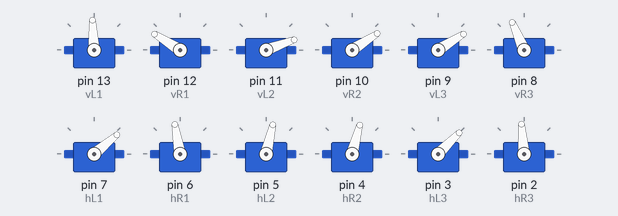
Bench run of a sketch on a simulated Arduino Uno, built with avr-gcc and run on an emulated ATmega328P. On the bench: 12 × servo.

Above: at 0.15 s.
At 5.0 s:
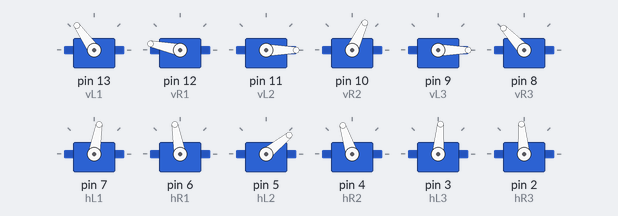
At 9.84 s:
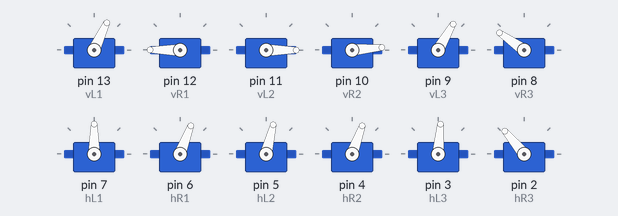
At 19.83 s:
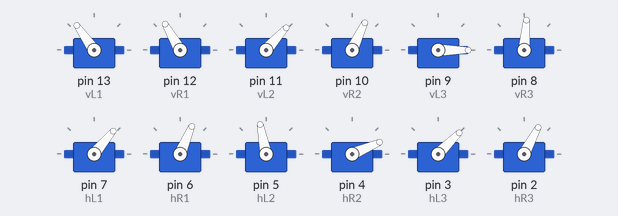
At 29.83 s:
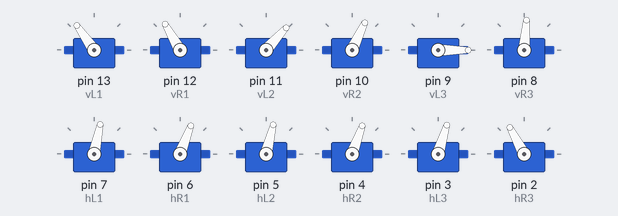
At 39.82 s:
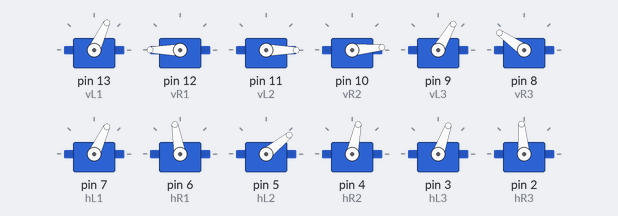
Timing chart, 0 to 40.0 s (numbered marks = the images above):
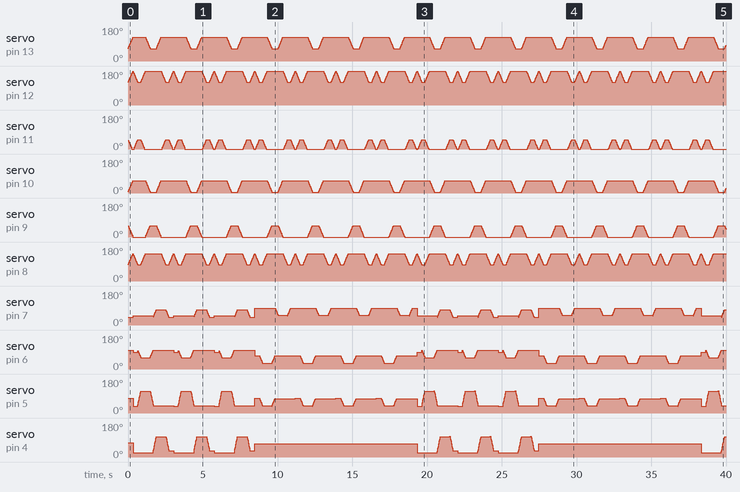

The sketch:

spider_walk.ino
```cpp
/*
 * spider_walk.ino
 *
 *  Created on: July 30, 2016
 *      Author: cyborg159
 *
 * Do NOT use this code for: commercial purposes, mass application.
 */

#include "Arduino.h"
#include "Servo.h"

Servo //vertical
	  vL1, vR1,
      vL2, vR2,
      vL3, vR3,

	  //horizontal
      hL1, hR1,
      hL2, hR2,
      hL3, hR3;

//initialization positions of each servo
short posvL1 = 65,  //up '-', down '+'
	  posvR1 = 120, //up '-', down '+'
	  posvL2 = 48,  //up '+', down '-'
	  posvR2 = 5,   //up '-', down '+'
	  posvL3 = 60,	//up '+', down '-'
	  posvR3 = 85,	//up '-', down '+'

	  poshL1 = 40,	//forward '+', backward '-'
	  poshR1 = 100,	//forward '-', backward '+'
	  poshL2 = 77,	//forward '+', backward '-'
	  poshR2 = 75,	//forward '+', backward '-'
	  poshL3 = 45,	//forward '+', backward '-'
	  poshR3 = 95;	//forward '-', backward '+'

const byte time = 5, //delay in ms
		   angleH= 40, //value of turning horizontal servos
		   angleV = 60; //value of turning vertical servos

void BodyUp(){
  for(int i = 0; i < angleV; i++){
    vL1.write(++posvL1);
    vL2.write(--posvL2);
    vL3.write(--posvL3);
    vR1.write(++posvR1);
    vR2.write(++posvR2);
    vR3.write(++posvR3);
    delay (time);
  }
}

void BodyDown(){
  for(int i = 0; i < angleV; i++){
    vL1.write(--posvL1);
    vL2.write(++posvL2);
    vL3.write(++posvL3);
    vR1.write(--posvR1);
    vR2.write(--posvR2);
    vR3.write(--posvR3);
    delay(time);
  }
}

void LegsUpL(){
  for(int i = 0; i < angleV; i++){
    vL1.write(--posvL1);
    vR2.write(--posvR2);
    vL3.write(++posvL3);
    delay(time);
  }
}

void LegsDownL(){
  for(int i = 0; i < angleV; i++){
    vL1.write(++posvL1);
    vR2.write(++posvR2);
    vL3.write(--posvL3);
    delay (time);
  }
}

void LegsUpR(){
  for(int i = 0; i < angleV; i++){
    vR1.write(--posvR1);
    vL2.write(++posvL2);
    vR3.write(--posvR3);
    delay(time);
  }
}

void LegsDownR(){
  for(int i = 0; i < angleV; i++){
    vR1.write(++posvR1);
    vL2.write(--posvL2);
    vR3.write(++posvR3);
    delay (time);
  }
}

void LegsForwR(){
 for(int i = 0; i < angleH; i++){
    hR1.write(--poshR1);
    hR3.write(--poshR3);
    hL2.write(37+2*i);
    delay(time);
 }
}

void LegsBackR(){
  for(int i = 0; i < angleH; i++){
    hR1.write(++poshR1);
    hR3.write(++poshR3);
    hL2.write(117-2*i);
    delay(time);
  }
}

void LegsForwL(){
 for(int i = 0; i < angleH; i++){
    hL1.write(++poshL1);
    hL3.write(++poshL3);
    hR2.write(30+2*i);
    delay(time);
 }
}

void LegsBackL(){
  for(int i = 0; i < angleH; i++){
    hL1.write(--poshL1);
    hL3.write(--poshL3);
    hR2.write(110-2*i);
    delay(time);
  }
}

//set each servo to it's initialization position
void init_nor(){
  vL1.write(posvL1);
  vR1.write(posvR1);
  vL2.write(posvL2);
  vR2.write(posvR2);
  vL3.write(posvL3);
  vR3.write(posvR3);

  hL1.write(poshL1);
  hR1.write(poshR1);
  hL2.write(poshL2);
  hR2.write(poshR2);
  hL3.write(poshL3);
  hR3.write(poshR3);
}

//set each horizontal servo to position for moving body forward
void init_stepF(){
    hL1.write(50);
    hR1.write(90);
    hL2.write(37);
    hR2.write(23);
    hL3.write(45);
    hR3.write(90);
}

//set each horizontal servo to position for turning body to left
void init_turnL(){
    hL1.write(90);
    hR1.write(70);
    hL2.write(77);
    hR2.write(70);
    hL3.write(85);
    hR3.write(130);
}

//set each horizontal servo to position for turning body to right
void init_turnR(){
    hL1.write(70);
    hR1.write(50);
    hL2.write(77);
    hR2.write(70);
    hL3.write(5);
    hR3.write(55);
}

//one step forward
void stepF(){
  init_stepF();
  LegsUpR();
  LegsForwR();
  LegsDownR();
  LegsUpL();
  LegsBackR();
  LegsForwL();
  LegsDownL();
  LegsUpR();
  LegsBackL();
  LegsDownR();
}

//turn body to left
void turnL(){
  init_turnL();

  LegsUpR();

  //turn right legs forward and left leg backward
  for(int i = 0; i < angleH; i++){
    hR1.write(70-i);
    hR3.write(130-i);
    hL2.write(77-i);
    delay(time);
  }

  LegsDownR();
  LegsUpL();

  //turn right legs backward and left leg forward
  for(int i = 0; i < angleH; i++){
    hR1.write(30+i);
    hR3.write(90+i);
    hL2.write(37+i);
    delay(time);
  }

  //turn left legs backward and right leg forward
  for(int i = 0; i < angleH; i++){
    hL1.write(90-i);
    hL3.write(85-i);
    hR3.write(130-i);
    delay(time);
  }

  LegsDownL();
  LegsUpR();

  //turn left legs forward and right leg backward
  for(int i = 0; i < angleH; i++){
    hL1.write(50+i);
    hL3.write(45+i);
    hR3.write(90+i);
    delay(time);
  }

  LegsDownR();
}

//turn body to right
 void turnR(){
  init_turnR();

  LegsUpL();

  //turn left legs forward and right leg backward
  for(int i = 0; i < angleH; i++){
    hL1.write(70+i);
    hL3.write(5+i);
    hR2.write(70-i);
    delay(time);
  }

  LegsDownL();
  LegsUpR();

  //turn left legs backward and right leg forward
  for(int i = 0; i < angleH; i++){
    hL1.write(110-i);
    hL3.write(45-i);
    hR2.write(30+i);
    delay(time);
  }

  //turn right legs backward and left leg forward
  for(int i = 0; i < angleH; i++){
    hR1.write(50+i);
    hR3.write(55+i);
    hL2.write(77+i);
    delay(time);
  }

  LegsDownR();
  LegsUpL();

  //turn right legs forward and left leg backward
  for(int i = 0; i < angleH; i++){
    hR1.write(90-i);
    hR3.write(95-i);
    hL2.write(117-i);
    delay(time);
  }

  LegsDownL();
}

//The setup function is called once at startup of the sketch
void setup() {

    vL1.attach(13);
    vR1.attach(12);
    vL2.attach(11);
    vR2.attach(10);
    vL3.attach(9);
    vR3.attach(8);

    hL1.attach(7);
    hR1.attach(6);
    hL2.attach(5);
    hR2.attach(4);
    hL3.attach(3);
    hR3.attach(2);

    init_nor();
}

// The loop function is called in an endless loop
void loop() {
  //walking in the square

  BodyUp();

  for(int i = 0; i < 4; i++){
	  init_stepF();
	  for(int j = 0; j < 3; j++){
		  stepF();
	  }
	  init_turnL();
	  for(int j = 0; j < 4; j++){
		  turnL();
	  }
  }

  BodyDown();

}
```
